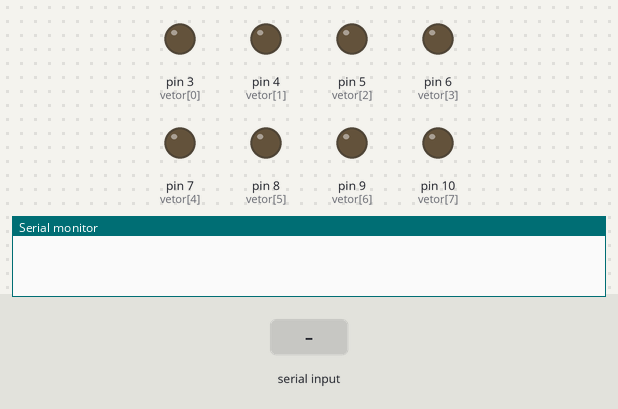
A sketch run on a simulated Arduino Uno, built with avr-gcc and run on an emulated ATmega328P. Shown: output pins drawn as LEDs (lit = HIGH), the last lines printed to the serial monitor. Inputs (shaded band) come from the test bench.

Above: at 1.2 s.
1.3 s: "90,45\n" received over Serial
At 2.8 s:
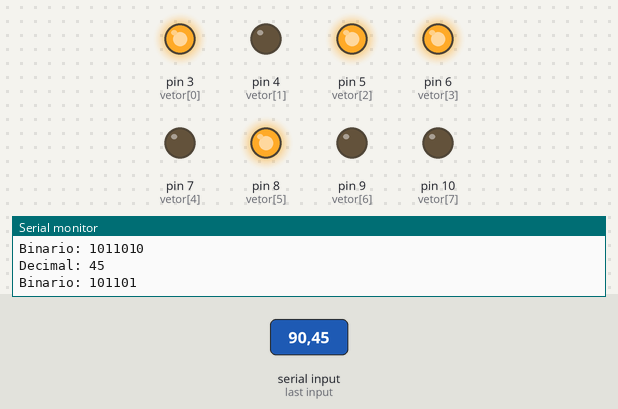
4.3 s: "30,150\n" received over Serial
At 5.1 s:
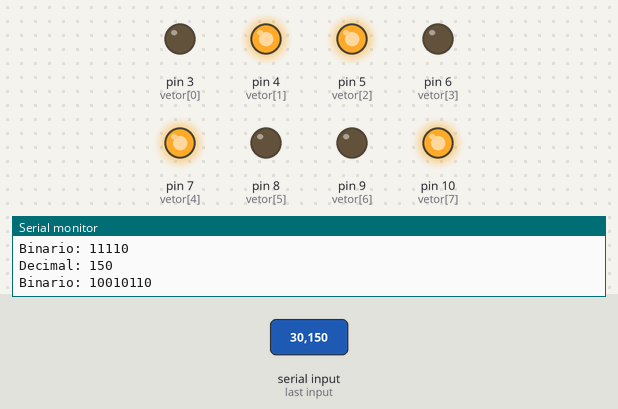
7.3 s: "5\n" received over Serial
At 8.2 s:
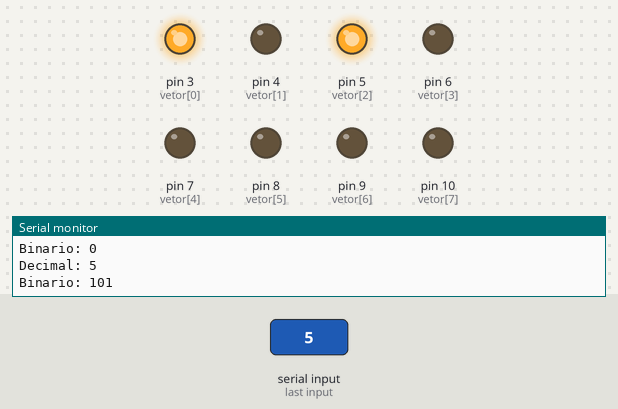
10.3 s: "200\n" received over Serial
At 11.5 s:
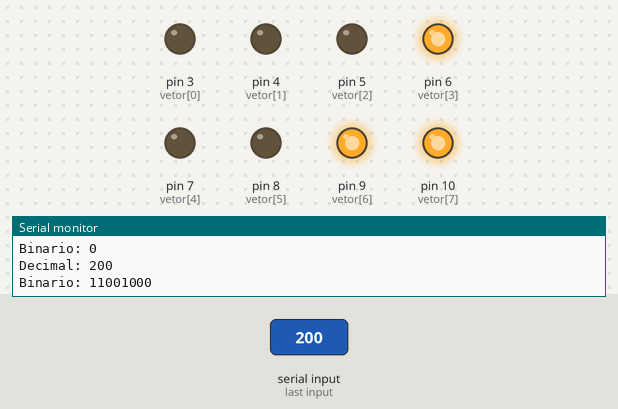
Timing chart, 0 to 13.3 s (numbered marks = the images above; inputs shaded):
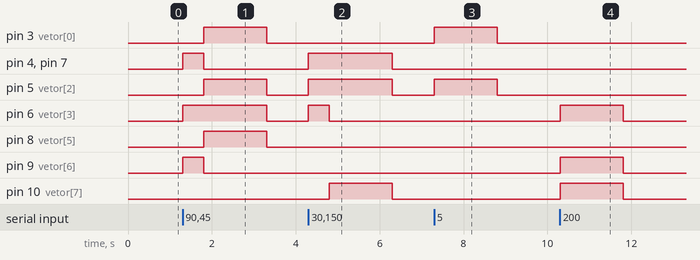

Measured:
- after the input at 1.3 s, pin 3 (vetor[0]), pin 5 (vetor[2]), pin 8 (vetor[5]): LOW → HIGH after 0.50 s, → LOW 1.5 s later; pin 4 (vetor[1]), pin 7 (vetor[4]), pin 9 (vetor[6]): LOW → HIGH at once, → LOW 0.50 s later; pin 6 (vetor[3]): LOW → HIGH at once, → LOW 2.0 s later
- after the input at 4.3 s, pin 4 (vetor[1]), pin 5 (vetor[2]), pin 7 (vetor[4]): LOW → HIGH at once, → LOW 2.0 s later; pin 6 (vetor[3]): LOW → HIGH at once, → LOW 0.50 s later; pin 10 (vetor[7]): LOW → HIGH after 0.50 s, → LOW 1.5 s later
- after the input at 7.3 s, pin 3 (vetor[0]), pin 5 (vetor[2]): LOW → HIGH at once, → LOW 1.5 s later
- after the input at 10.3 s, pin 6 (vetor[3]), pin 9 (vetor[6]), pin 10 (vetor[7]): LOW → HIGH at once, → LOW 1.5 s later

The sketch:

sketch_jun13a.ino
```cpp
int numero;
int vetor[] = {3,4,5,6,7,8,9,10};

void setup(){
  Serial.begin(9600);
  for(int i = 0; i < 8; i++){
    pinMode(vetor[i], OUTPUT);
  }
}

void loop(){
  if(Serial.available() > 0){
    numero = Serial.parseInt();
    Serial.print("Decimal: ");
    Serial.println(numero, DEC);
    Serial.print("Binario: ");
    Serial.println(numero, BIN);
    for(int i = 0; i < 8; i++){
      digitalWrite(vetor[i], bitRead(numero, i));
    }
    delay(500);
  }

}
```
